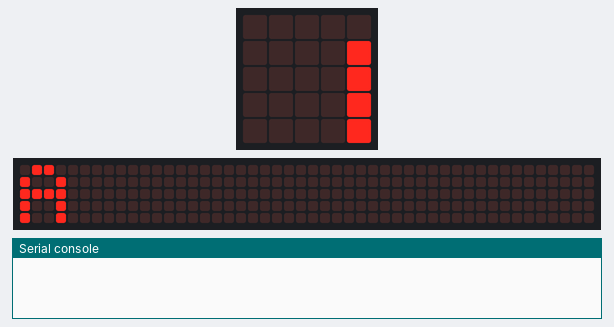
The program below on a simulated BBC micro:bit running MicroPython. Parts: the board's 5×5 LED display, a strip that is not on the board, showing the scrolling text unrolled, the last lines printed to the serial console. The 48×5 strip is a reading aid, not a part: it shows the text the display is scrolling, unrolled, one strip-width of it at a time.

Above: at 0.07 s.
At 0.67 s:
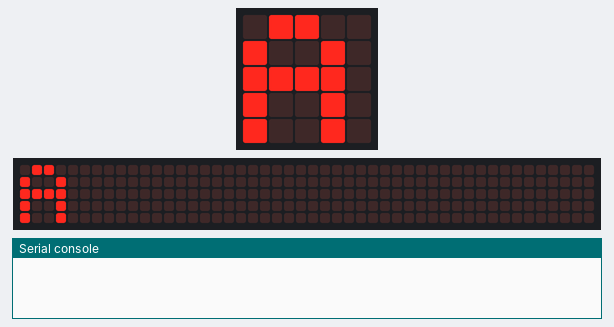
At 1.4 s:
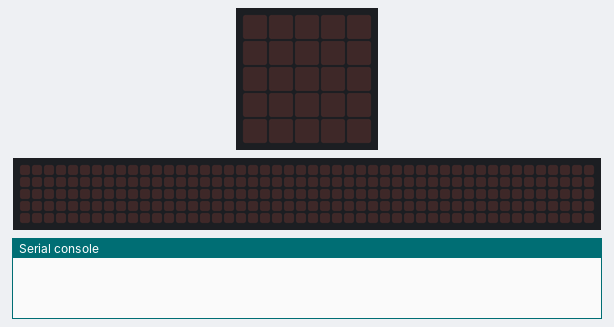
At 2.72 s:
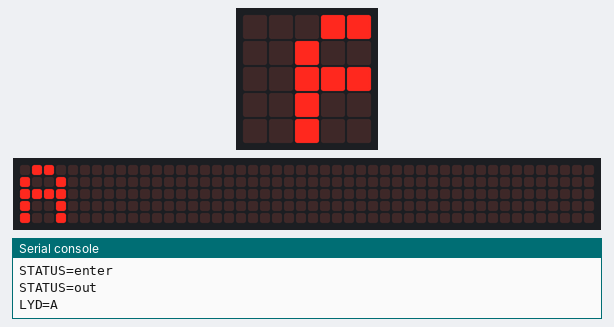

The program:

microbitsample.py
```python
#skal afvikles fra https://python.microbit.org/v/2
from microbit import *

while True:
    display.scroll('A')
    #display.show(Image.HEART)
    sleep(1000)
    print("POINT=3")
    print("STATUS=enter")
    print("STATUS=out")
    print("LYD=A")
```

Measured:
- by itself, everything shown: repeats every 2.4 s, in 10 steps
- what the display in image 2 shows lasts 1.0 s, from 1.4 s to 2.4 s
